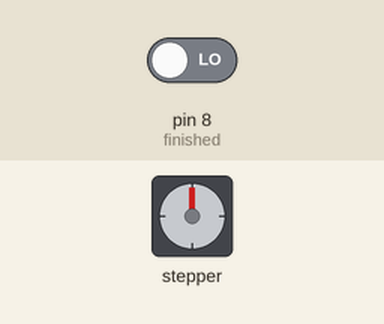
The sketch below on a simulated Arduino Uno, built with avr-gcc and run on an emulated ATmega328P. On the bench: stepper motor. Wiring (inferred from the names in the program): stepper motor driver (200 steps per turn assumed): step pin 3; direction pin 2. The test bench sets the inputs (shaded band); at power-on: pin 8 (finished) LOW. What the sketch prints to the serial monitor is not drawn.

Above: at 0.9 s.
At 9.7 s:
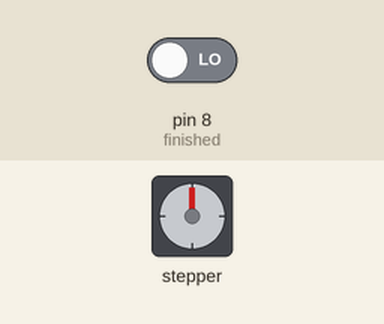
At 19.3 s:
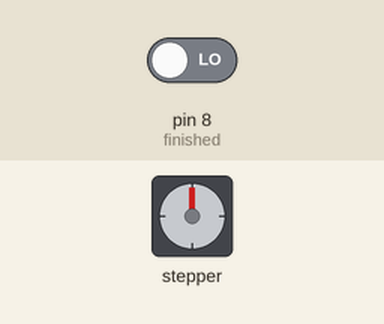
At 38.5 s:
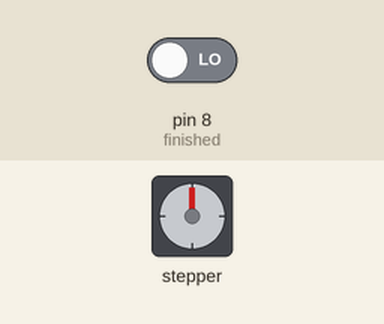
Timing chart, 0 to 40.0 s (numbered marks = the images above):
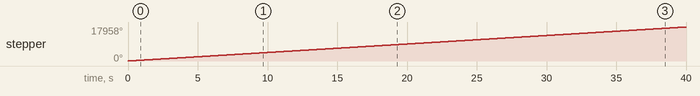

The sketch:

stepper_motor.ino
```cpp
// Define stepper motor connections and steps per revolution:
#define dirPin 2
#define stepPin 3
#define stepsPerRevolution 200

#define finished 8

//int count = 0;
int condition = 0;

void setup() {

   // For Serial
  Serial.begin(9600);

  // Declare pins as output:
  pinMode(stepPin, OUTPUT);
  pinMode(dirPin, OUTPUT);

  pinMode(finished, INPUT);
}

void loop() {

condition = digitalRead(finished);
//Serial.println(condition);

String message = "," + String(condition) ;
  Serial.print(message);

// Set the spinning direction clockwise:
  digitalWrite(dirPin, HIGH);

  // Spin the stepper motor 5 revolutions fast:
  for (int i = 0; i <  stepsPerRevolution; i++)
  {
    // These four lines result in 1 step:
    digitalWrite(stepPin, HIGH);
    delayMicroseconds(2000);

    digitalWrite(stepPin, LOW);
    delayMicroseconds(2000);
  }
}
//
//void BLUETOOTH_message(int status){
////   Serial.flush();
//  String message = "@" + x + String(status) +"@";
//  Serial.print(message);
//}
```

Measured:
- by itself, stepper: keeps turning clockwise at about 449°/s
